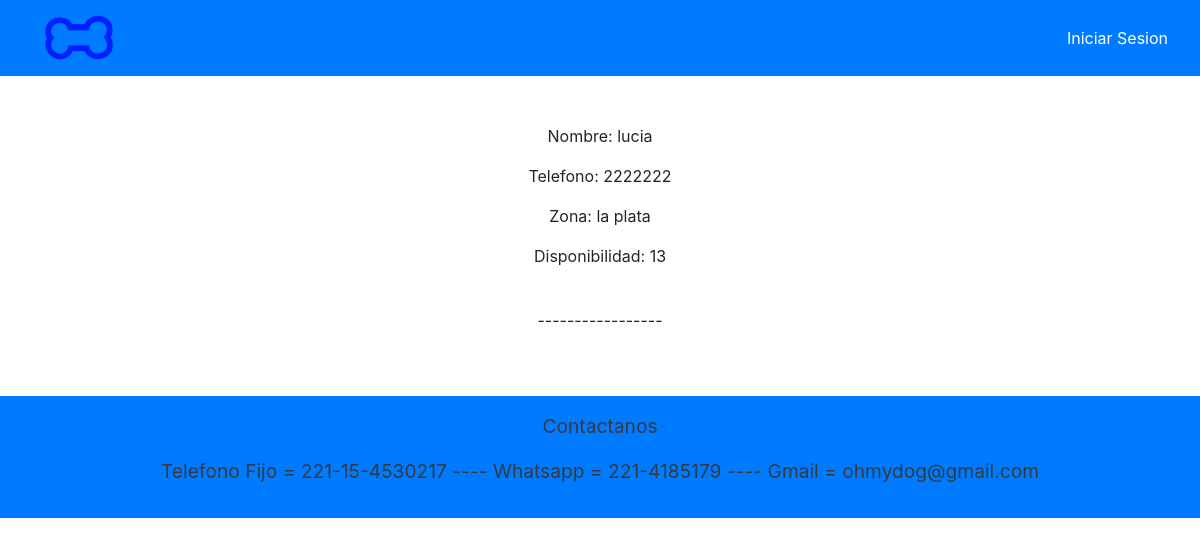
The app's page /cuidadores, older data.
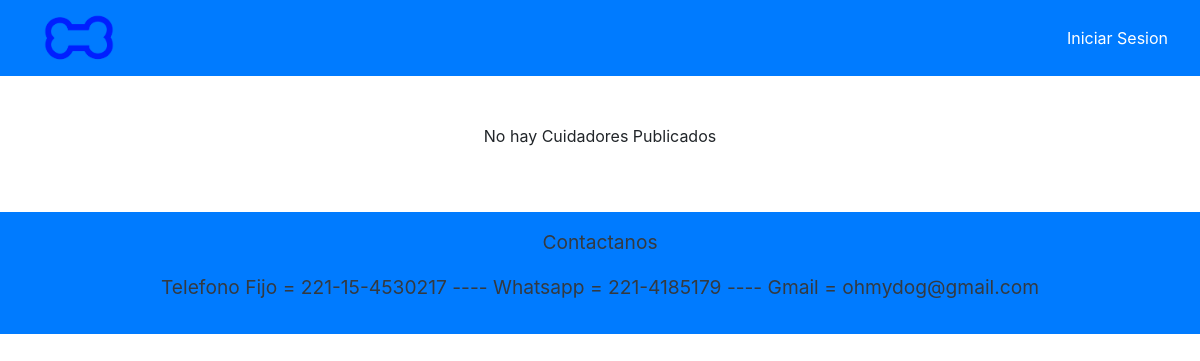
The same page, newer data.
### APP/models.py (models this page shows, shortened)
class Cuidador(models.Model):
    nombre = models.CharField(max_length=50)
    telefono = models.IntegerField()
    zona = models.CharField(max_length=20)
    disponibilidad = models.CharField(max_length=30)

### APP/views.py (the view)
# urls.py: path('cuidadores',views.listarCuidadores,name='cuidadores'),
def listarCuidadores(request):
    cuid = Cuidador.objects.all()
    context = {'context': cuid,
               'usuario': usuario}
    return render(request, 'paginas/listaCuidadores.html', context)

### APP/templates/paginas/listaCuidadores.html (shortened to what this page needs)
{% extends 'paginas/base.html' %}
{% load static %}
{% block contenido %}
<div class="d-flex justify-content-center flex-column align-items-center">
    {% if context|length == 0 %}
        <p>No hay Cuidadores Publicados</p>
    {% else %}
    {% for c in context %}
        <p>Nombre: {{ c.nombre }}</p>
        <p>Telefono: {{ c.telefono }}</p>
        <p>Zona: {{ c.zona }}</p>
        <p>Disponibilidad: {{ c.disponibilidad }}</p>
        <br>
        <p>-----------------</p>
    {% endfor %}
    {% endif %}
</div>
{% endblock %}

Row changes from the older to the newer data that the page shows:
removed Cuidador: nombre "lucia", telefono "2222222", zona "la plata", disponibilidad "13"
Text that changed along with them:
text now shown: "No hay Cuidadores Publicados"
